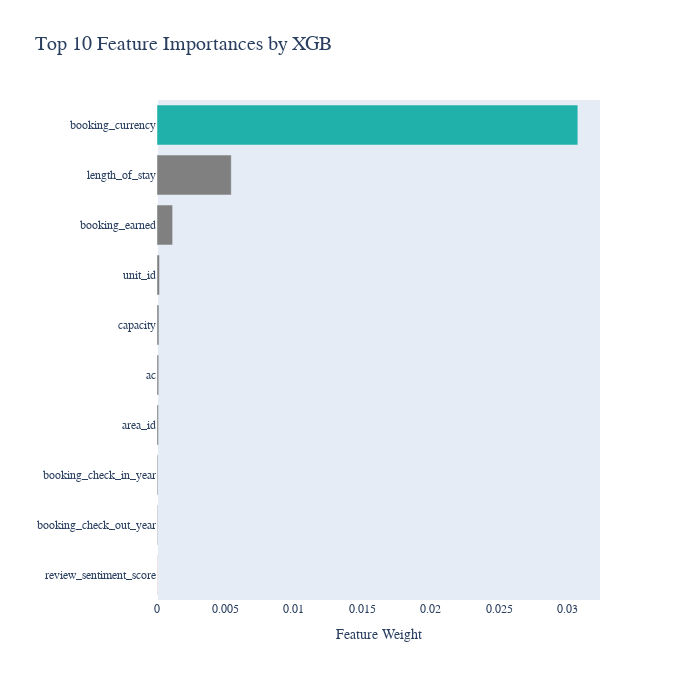

Write notebook code for a chart like this one.
### Code cell
a = feature_importances_lgbm.reset_index()
feature_importances_lgbm = a[a['index'].isin(x.columns)]

# Ambil 10 fitur teratas
top_10_features = feature_importances_lgbm.nlargest(10, 'feature_weight')

fig = px.bar(
    x=top_10_features['feature_weight'],
    y=top_10_features['index'],
    orientation='h',
    width=700,
    height=700,
)

fig.update_layout(
    autosize=False,
    title="Top 10 Feature Importances by XGB",
    font_family="San Serif",
    titlefont={'size': 20},
    margin=dict(l=150, r=100, b=100, t=100),
    xaxis_title="Feature Weight",
    yaxis_title=""
)

fig.update_xaxes(showgrid=False)
fig.update_yaxes(showgrid=False, categoryorder='total ascending')

colors = ['gray',] * 10
colors[0]  = 'lightseagreen'
colors[-1] = 'lightsalmon'
fig.update_traces(marker_color=colors, marker_line_color=None,
                   opacity=None)

fig.show()

### Figure 1 — Plotly figure (JSON) as saved in the notebook; plotly's stock layout.template omitted (floating-point values rounded to 4 significant figures)
{"data": [{"alignmentgroup": "True", "hovertemplate": "x=%{x}<br>y=%{y}<extra></extra>", "legendgroup": "", "marker": {"color": ["lightseagreen", "gray", "gray", "gray", "gray", "gray", "gray", "gray", "gray", "lightsalmon"], "pattern": {"shape": ""}}, "name": "", "offsetgroup": "", "orientation": "h", "showlegend": false, "textposition": "auto", "type": "bar", "x": [0.03076, 0.005427, 0.001142, 0.0001822, 0.0001408, 0.0001238, 0.0001105, 6.163e-05, 4.265e-05, 2.949e-05], "xaxis": "x", "y": ["booking_currency", "length_of_stay", "booking_earned", "unit_id", "capacity", "ac", "area_id", "booking_check_in_year", "booking_check_out_year", "review_sentiment_score"], "yaxis": "y"}], "layout": {"autosize": false, "barmode": "relative", "font": {"family": "San Serif"}, "height": 700, "legend": {"tracegroupgap": 0}, "margin": {"b": 100, "l": 150, "r": 100, "t": 100}, "title": {"font": {"size": 20}, "text": "Top 10 Feature Importances by XGB"}, "width": 700, "xaxis": {"anchor": "y", "domain": [0, 1], "showgrid": false, "title": {"text": "Feature Weight"}}, "yaxis": {"anchor": "x", "categoryorder": "total ascending", "domain": [0, 1], "showgrid": false, "title": {"text": ""}}}}
